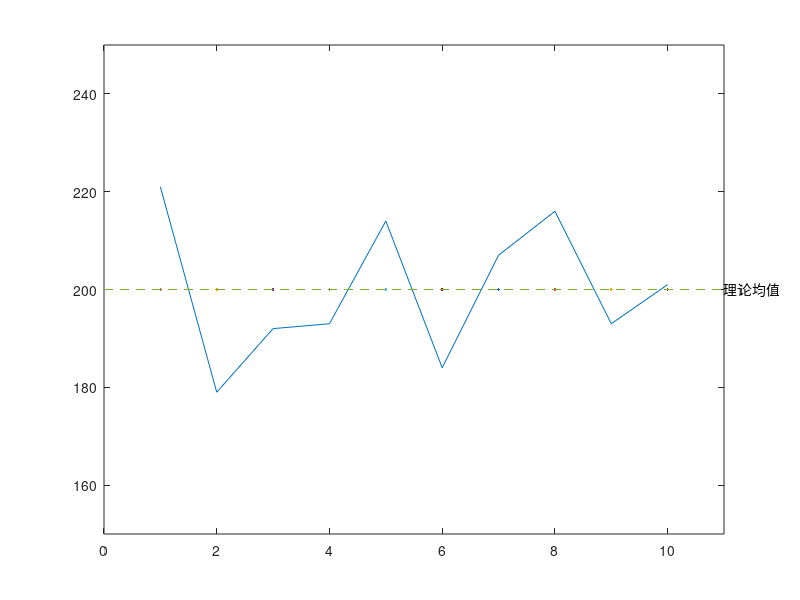
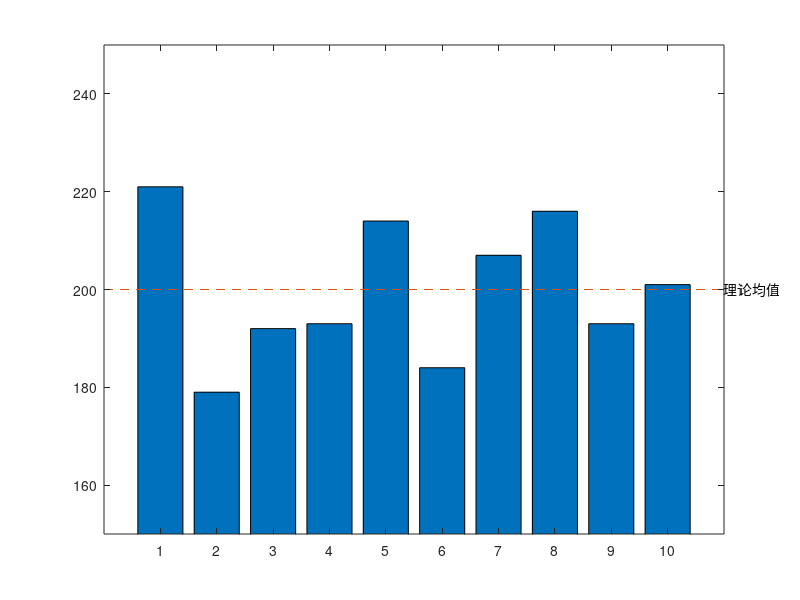
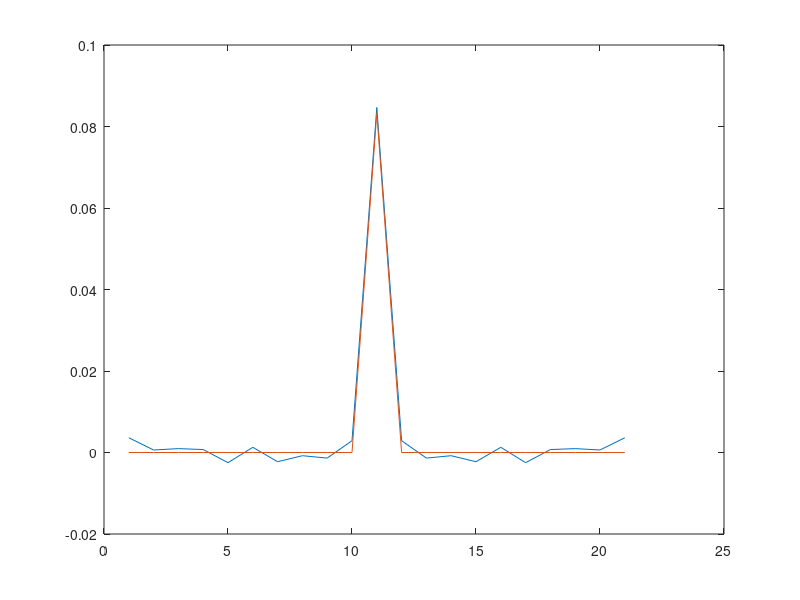

These charts were generated, in order, by the following MATLAB code:
%产生两千个均匀分布的随机序列
X=rand(1,2000);
%% %%%%%%%  1.打印五十个数  %%%%%%%%%%
simple_x=X(1,1:50)
%% %%%%%%%%  2.分布检验，分成十个分区，e<=10  %%%%%%%%%%%%%%%%
block_num=zeros(1,10);

for i=1:1:10
    for j=1:2000
        if X(1,j)<(0.1*i)&&X(1,j)>=(0.1*(i-1))
           block_num(i)=block_num(i)+1;
        end
    end
end
%计算误差
sum=0;
square_sum=0;
for i=1:10
    sum=abs(block_num(i)-200)+sum;
    square_sum=square_sum+(block_num(i)-200)^2;
end
e=sum/10/200
d=sqrt(square_sum/10)/200
%折线图
x=1:1:10;
f1=figure;
figure(f1);
plot(x,block_num,x,200)
hold on
axis([0 11 150 250])
plot([0,11],[200 200],'--')
text(11,200,'理论均值')
%频率直方图
f2=figure;
figure(f2);
bar(x,block_num)
hold on
axis([0 11 150 250])
plot([0,11],[200 200],'--')
text(11,200,'理论均值')
%% %%%%%%%%  3.均值检验  %%%%%%%%%%%%%%%%
EX=0.5
sum_x=0;
sum_dx=0;
for i=1:2000
sum_x=sum_x+X(1,i);
sum_dx=X(1,i)*X(1,i)-EX*EX+sum_dx;
end
EX_hat=sum_x/2000
%% %%%%%%  4.方差检验  %%%%%%%%%%%%%%
DX_hat=sum_dx/2000
%% %%%%%%  5.计算相关函数  %%%%%%%%%
Bx=zeros(1,21);
Bx(1,11)=1/12;
Bx_hat=zeros(1,21);
a=1;
for i=-10:1:10
    
    for j=1:1:(2000-abs(i))
        if a==1
        Bx_hat(1,a)=Bx_hat(1,a)+(X(1,j+abs(i))-EX_hat)*(X(j)-EX_hat)/2000;
        else
        Bx_hat(1,a)=Bx_hat(1,a)+(X(1,j+abs(i))-EX_hat)*(X(j)-EX_hat)/2000;
        end
    end
    a=a+1;
end
f3=figure;
figure(f3);
plot(1:21,Bx_hat)
hold on
plot(1:21,Bx)
%%  END









